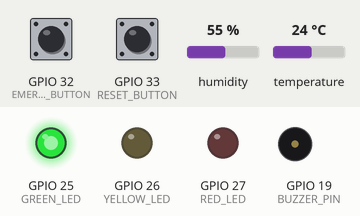
Recording of a program running on a simulated ESP32. Shown: output pins drawn as LEDs (lit = HIGH), buzzer (waves = sounding). The inputs (shaded band) are chosen by the test bench; at power-on: temperature 24 °C, GPIO 32 (EMERGENCY_BUTTON) HIGH, GPIO 33 (RESET_BUTTON) HIGH, humidity 55 %. WiFi joins after 1.5 s; servers stay silent unless stated; the local clock reads 2024-03-15 10:24:30 at power-on unless the program sets it; no MQTT or app messages arrive unless stated; what the program prints to the serial monitor is not drawn.

Above: at 4.7 s.
4.8 s: temperature set to 34.5 °C
10.1 s: temperature set to 35.4 °C
At 14.1 s:
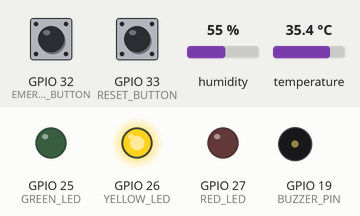
15.1 s: GPIO 32 (EMERGENCY_BUTTON) pulled LOW for 0.15 s
At 15.9 s:
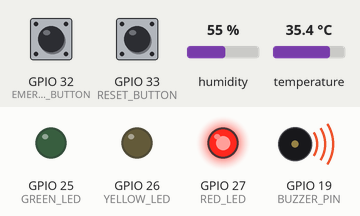
17.0 s: GPIO 33 (RESET_BUTTON) pulled LOW for 0.15 s
At 18.0 s:
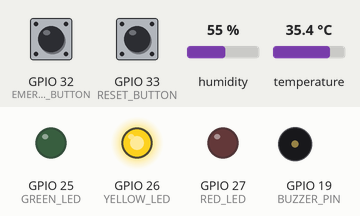
18.6 s: temperature set to 12 °C
At 22.4 s:
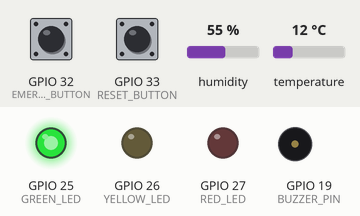
23.1 s: GPIO 32 (EMERGENCY_BUTTON) pulled LOW for 1 s
At 24.2 s:
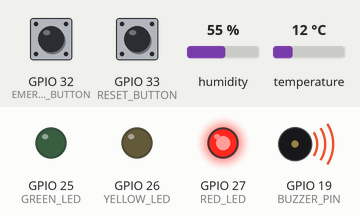
Timing chart, 0 to 26.1 s (numbered marks = the images above; inputs shaded):
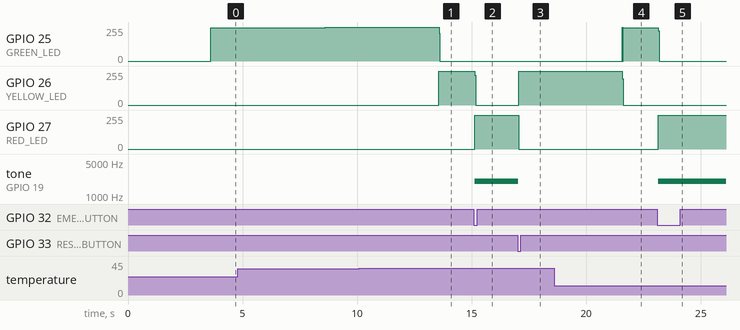

Measured:
- the behaviour switches between 34.9 and 35 °C on temperature (found by bisection; images 0 and 1)
- after the input at 10.1 s, GPIO 25 (GREEN_LED): 255/255 → 0/255 after 3.5 s; GPIO 26 (YELLOW_LED): 0/255 → 255/255 after 3.5 s
- after the input at 15.1 s, GPIO 26 (YELLOW_LED): 255/255 → 0/255 at once; GPIO 27 (RED_LED): 0/255 → 252/255 at once, → 255/255 0.44 s later; tone on GPIO 19 (BUZZER_PIN): silent → 2000 Hz at once
- after the input at 17.0 s, GPIO 26 (YELLOW_LED): 0/255 → 252/255 after 0.06 s; GPIO 27 (RED_LED): 255/255 → 0/255 after 0.06 s; tone on GPIO 19 (BUZZER_PIN): 2000 Hz → silent at once
- after the input at 18.6 s, GPIO 25 (GREEN_LED): 0/255 → 249/255 after 3.0 s; GPIO 26 (YELLOW_LED): 252/255 → 0/255 after 3.0 s
- after the input at 23.1 s, GPIO 25 (GREEN_LED): 249/255 → 0/255 at once; GPIO 27 (RED_LED): 0/255 → 252/255 at once, → 255/255 0.48 s later; tone on GPIO 19 (BUZZER_PIN): silent → 2000 Hz at once

The program:

main.cpp
```cpp
#include <Arduino.h>
#include <DHT.h>
#include <WiFi.h>
#include <WiFiClientSecure.h>
#include <PubSubClient.h>
#include <time.h>

// =====================================================
// CHRIST SMART CAMPUS - CAMPUS SAFETY MODULE
// =====================================================

// Campus identification
const char* CAMPUS_ID = "CHRIST-DEMO";
const char* MODULE = "safety";
const char* BUILDING_ID = "BLOCK-A";
const char* ZONE_ID = "SAFETY-ZONE-A";
const char* DEVICE_ID = "SAFETY-A-ESP32-01";

// =====================================================
// GPIO CONFIGURATION
// =====================================================

#define DHT_PIN 15
#define DHT_TYPE DHT22

#define EMERGENCY_BUTTON 32
#define RESET_BUTTON 33

#define GREEN_LED 25
#define YELLOW_LED 26
#define RED_LED 27

#define BUZZER_PIN 19

// =====================================================
// TEMPERATURE THRESHOLDS
// Demonstration values only - NOT fire safety limits.
// =====================================================

const float WARNING_TEMP_C = 35.0;
const float EMERGENCY_TEMP_C = 50.0;

// =====================================================
// TIMING
// =====================================================

const unsigned long SENSOR_INTERVAL = 2000;
const unsigned long TELEMETRY_INTERVAL = 5000;
const unsigned long BUTTON_DEBOUNCE = 250;
const unsigned long MQTT_RECONNECT_INTERVAL = 5000;
const unsigned long STATUS_INTERVAL = 30000;

// Prototype Wi-Fi and MQTT configuration
const char* WIFI_SSID = "Wokwi-GUEST";
const char* WIFI_PASSWORD = "";
const char* MQTT_BROKER = "broker.emqx.io";
const int MQTT_PORT = 8883;
const char* TELEMETRY_TOPIC = "christ-smart-campus/v1/safety/BLOCK-A/SAFETY-A-ESP32-01/telemetry";
const char* STATUS_TOPIC = "christ-smart-campus/v1/safety/BLOCK-A/SAFETY-A-ESP32-01/status";
const char* ALERT_TOPIC = "christ-smart-campus/v1/safety/BLOCK-A/SAFETY-A-ESP32-01/alerts";

WiFiClientSecure secureClient;
PubSubClient mqttClient(secureClient);
unsigned long lastMQTTReconnect = 0;
unsigned long lastStatusPublish = 0;

// =====================================================
// SENSOR
// =====================================================

DHT dht(DHT_PIN, DHT_TYPE);

// =====================================================
// SYSTEM STATE
// =====================================================

float temperatureC = 0.0;
float humidity = 0.0;

bool temperatureValid = false;
bool warningActive = false;

bool emergencyActive = false;
bool emergencyButtonWasPressed = false;
bool resetButtonWasPressed = false;

unsigned long lastSensorRead = 0;
unsigned long lastTelemetry = 0;
unsigned long lastEmergencyPress = 0;
unsigned long lastResetPress = 0;

unsigned long eventCounter = 0;

String activeAlertType = "";
String activeSeverity = "";

bool temperatureEmergencyLatched = false;
bool buzzerIsOn = false;

// =====================================================
// WIFI, MQTT AND TIMESTAMP HELPERS
// =====================================================
String getTimestamp() {
  struct tm timeInfo;
  if (!getLocalTime(&timeInfo, 1000)) return "";
  char buffer[25];
  strftime(buffer, sizeof(buffer), "%Y-%m-%dT%H:%M:%SZ", &timeInfo);
  return String(buffer);
}

void connectWiFi() {
  WiFi.mode(WIFI_STA);
  WiFi.begin(WIFI_SSID, WIFI_PASSWORD);
  Serial.print("Connecting to Wi-Fi");
  while (WiFi.status() != WL_CONNECTED) {
    delay(500);
    Serial.print(".");
  }
  Serial.println("\nWi-Fi connected!");
}

bool connectMQTT() {
  if (mqttClient.connected()) return true;
  String clientId = String(DEVICE_ID) + "-" + String((uint32_t)ESP.getEfuseMac(), HEX);
  Serial.print("Connecting to MQTT...");
  if (mqttClient.connect(clientId.c_str())) {
    Serial.println(" MQTT TLS CONNECTION SUCCESSFUL!");
    return true;
  }
  Serial.print(" MQTT connection failed, state=");
  Serial.println(mqttClient.state());
  return false;
}

void maintainMQTTConnection() {
  if (WiFi.status() != WL_CONNECTED) {
    WiFi.reconnect();
    return;
  }
  if (!mqttClient.connected() && millis() - lastMQTTReconnect >= MQTT_RECONNECT_INTERVAL) {
    lastMQTTReconnect = millis();
    connectMQTT();
  }
  mqttClient.loop();
}

void publishDeviceStatus() {
  if (!mqttClient.connected()) return;
  String payload = "{";
  payload += "\"message_type\":\"status\",\"schema_version\":\"1.0\",";
  payload += "\"campus_id\":\"" + String(CAMPUS_ID) + "\",\"module\":\"safety\",";
  payload += "\"building_id\":\"" + String(BUILDING_ID) + "\",\"zone_id\":\"" + String(ZONE_ID) + "\",";
  payload += "\"device_id\":\"" + String(DEVICE_ID) + "\",\"timestamp\":\"" + getTimestamp() + "\",";
  payload += "\"online\":true,\"emergency_active\":" + String(emergencyActive ? "true" : "false") + "}";
  if (mqttClient.publish(STATUS_TOPIC, payload.c_str())) Serial.println("Safety device online status published.");
  else Serial.println("Safety device status MQTT publish failed.");
}

// =====================================================
// AGGREGATED DASHBOARD TELEMETRY
// =====================================================
void publishTelemetry() {
  String payload;
  payload.reserve(1100);
  payload = "{";
  payload += "\"message_type\":\"telemetry\",\"schema_version\":\"1.0\",";
  payload += "\"campus_id\":\"" + String(CAMPUS_ID) + "\",";
  payload += "\"module\":\"" + String(MODULE) + "\",\"building_id\":\"" + String(BUILDING_ID) + "\",";
  payload += "\"zone_id\":\"" + String(ZONE_ID) + "\",";
  payload += "\"device_id\":\"" + String(DEVICE_ID) + "\",";
  payload += "\"timestamp\":\"" + getTimestamp() + "\",\"timestamp_ms\":" + String(millis()) + ",\"metrics\":{";
  payload += "\"temperature\":{\"value\":";
  payload += temperatureValid ? String(temperatureC, 2) : "null";
  payload += ",\"unit\":\"C\",\"status\":\"";
  payload += temperatureValid ? (warningActive ? "warning" : "normal") : "sensor_unavailable";
  payload += "\"},";
  payload += "\"humidity\":{\"value\":";
  payload += temperatureValid ? String(humidity, 2) : "null";
  payload += ",\"unit\":\"%\",\"status\":\"";
  payload += temperatureValid ? "normal" : "sensor_unavailable";
  payload += "\"},";
  payload += "\"warning_active\":{\"value\":";
  payload += warningActive ? "true" : "false";
  payload += ",\"unit\":\"boolean\",\"status\":\"normal\"},";
  payload += "\"emergency_active\":{\"value\":";
  payload += emergencyActive ? "true" : "false";
  payload += ",\"unit\":\"boolean\",\"status\":\"normal\"},";
  payload += "\"active_alert_type\":{\"value\":\"" + activeAlertType + "\",\"unit\":\"state\",\"status\":\"normal\"},";
  payload += "\"active_severity\":{\"value\":\"" + activeSeverity + "\",\"unit\":\"state\",\"status\":\"normal\"}";
  payload += "}}";
  Serial.println(payload);
  if (mqttClient.connected()) {
    if (mqttClient.publish(TELEMETRY_TOPIC, payload.c_str())) Serial.println("Safety telemetry published to MQTT.");
    else Serial.println("Safety telemetry MQTT publish failed.");
  } else {
    Serial.println("MQTT disconnected; safety telemetry not published.");
  }
}

// =====================================================
// ALERT EVENT OUTPUT
// =====================================================

void publishAlert(
  const char* alertType,
  const char* severity,
  const char* event
) {
  eventCounter++;
  String payload = "{";
  payload += "\"message_type\":\"alert\",\"schema_version\":\"1.0\",";
  payload += "\"campus_id\":\"" + String(CAMPUS_ID) + "\",\"module\":\"safety\",";
  payload += "\"building_id\":\"" + String(BUILDING_ID) + "\",\"zone_id\":\"" + String(ZONE_ID) + "\",";
  payload += "\"device_id\":\"" + String(DEVICE_ID) + "\",\"timestamp\":\"" + getTimestamp() + "\",";
  payload += "\"timestamp_ms\":" + String(millis()) + ",";
  payload += "\"alert_type\":\"" + String(alertType) + "\",\"severity\":\"" + String(severity) + "\",";
  payload += "\"event\":\"" + String(event) + "\",\"event_id\":\"" + String(DEVICE_ID) + "-" + String(eventCounter) + "\",";
  payload += "\"temperature_c\":";
  payload += temperatureValid ? String(temperatureC, 2) : "null";
  payload += ",\"alert_status\":\"" + String(emergencyActive ? "active" : "resolved") + "\"}";
  Serial.println(payload);
  if (mqttClient.connected()) {
    if (mqttClient.publish(ALERT_TOPIC, payload.c_str())) Serial.println("Safety alert event published to MQTT.");
    else Serial.println("Safety alert MQTT publish failed.");
  } else {
    Serial.println("MQTT disconnected; safety alert was not published.");
  }
}

// =====================================================
// EMERGENCY ACTIVATION
// =====================================================

void activateEmergency(
  const char* alertType,
  const char* severity
) {
  // Avoid creating duplicate events while one is active.
  if (emergencyActive) {
    Serial.println("An emergency alert is already active.");
    return;
  }

  emergencyActive = true;

  activeAlertType = alertType;
  activeSeverity = severity;

  if (String(alertType) == "high_temperature") {
    temperatureEmergencyLatched = true;
  }

  Serial.println("EMERGENCY ACTIVATED!");

  publishAlert(
    alertType,
    severity,
    "triggered"
  );
}

// =====================================================
// RESET EMERGENCY
// =====================================================

void resetEmergency() {

  if (!emergencyActive) {
    Serial.println("No active emergency to reset.");
    return;
  }

  String previousAlertType = activeAlertType;

  emergencyActive = false;
  temperatureEmergencyLatched = false;

  activeAlertType = "";
  activeSeverity = "";


  Serial.println("Emergency alert reset.");

  publishAlert(
    previousAlertType.c_str(),
    "resolved",
    "reset"
  );
}

// =====================================================
// TEMPERATURE MONITORING
// =====================================================

void readTemperature() {

  float newTemperature = dht.readTemperature();
  float newHumidity = dht.readHumidity();

  if (isnan(newTemperature) || isnan(newHumidity)) {

    temperatureValid = false;
    warningActive = false;

    Serial.println("DHT22 SENSOR ERROR");

    return;
  }

  temperatureC = newTemperature;
  humidity = newHumidity;

  temperatureValid = true;

  warningActive =
    temperatureC >= WARNING_TEMP_C;

  // Temperature emergency is latched until reset.
  if (temperatureC >= EMERGENCY_TEMP_C &&
      !temperatureEmergencyLatched &&
      !emergencyActive) {

    activateEmergency(
      "high_temperature",
      "critical"
    );
  }

  Serial.print("Temperature: ");
  Serial.print(temperatureC);
  Serial.println(" C");

  Serial.print("Humidity: ");
  Serial.print(humidity);
  Serial.println(" %");
}

// =====================================================
// BUTTON PROCESSING
// =====================================================

void processButtons() {

  unsigned long currentTime = millis();

  bool emergencyPressed =
    digitalRead(EMERGENCY_BUTTON) == LOW;

  bool resetPressed =
    digitalRead(RESET_BUTTON) == LOW;

  // Emergency button - detect press edge.
  if (emergencyPressed &&
      !emergencyButtonWasPressed &&
      currentTime - lastEmergencyPress >= BUTTON_DEBOUNCE) {

    lastEmergencyPress = currentTime;

    activateEmergency(
      "manual_emergency",
      "critical"
    );
  }

  emergencyButtonWasPressed = emergencyPressed;

  // Reset button - detect press edge.
  if (resetPressed &&
      !resetButtonWasPressed &&
      currentTime - lastResetPress >= BUTTON_DEBOUNCE) {

    lastResetPress = currentTime;

    resetEmergency();
  }

  resetButtonWasPressed = resetPressed;
}

// =====================================================
// LED AND BUZZER CONTROL
// =====================================================

void updateIndicators() {

  digitalWrite(GREEN_LED, LOW);
  digitalWrite(YELLOW_LED, LOW);
  digitalWrite(RED_LED, LOW);

  if (emergencyActive) {

    digitalWrite(RED_LED, HIGH);

    if (!buzzerIsOn) {
      tone(BUZZER_PIN, 2000);
      buzzerIsOn = true;
    }

  } else {

    if (buzzerIsOn) {
      noTone(BUZZER_PIN);
      buzzerIsOn = false;
    }

    if (!temperatureValid) {

      digitalWrite(YELLOW_LED, HIGH);

    } else if (warningActive) {

      digitalWrite(YELLOW_LED, HIGH);

    } else {

      digitalWrite(GREEN_LED, HIGH);
    }
  }
}

// =====================================================
// SERIAL SYSTEM STATUS
// =====================================================

void printSystemStatus() {

  Serial.println();
  Serial.println("====================================");
  Serial.println(" CHRIST SMART CAMPUS - SAFETY NODE");
  Serial.println("====================================");

  Serial.print("Campus      : ");
  Serial.println(CAMPUS_ID);

  Serial.print("Building    : ");
  Serial.println(BUILDING_ID);

  Serial.print("Zone        : ");
  Serial.println(ZONE_ID);

  Serial.print("Device ID   : ");
  Serial.println(DEVICE_ID);

  Serial.println("------------------------------------");

  Serial.print("Temperature : ");

  if (temperatureValid) {
    Serial.print(temperatureC);
    Serial.println(" C");
  } else {
    Serial.println("INVALID");
  }

  Serial.print("Humidity    : ");

  if (temperatureValid) {
    Serial.print(humidity);
    Serial.println(" %");
  } else {
    Serial.println("INVALID");
  }

  Serial.print("Warning     : ");
  Serial.println(warningActive ? "ACTIVE" : "INACTIVE");

  Serial.print("Emergency   : ");
  Serial.println(emergencyActive ? "ACTIVE" : "INACTIVE");

  if (emergencyActive) {
    Serial.print("Alert Type  : ");
    Serial.println(activeAlertType);

    Serial.print("Severity    : ");
    Serial.println(activeSeverity);
  }

  Serial.println("====================================");
}

// =====================================================
// SETUP
// =====================================================

void setup() {

  Serial.begin(115200);

  connectWiFi();
  configTime(0, 0, "pool.ntp.org", "time.nist.gov");
  Serial.println("Synchronising system time...");
  struct tm timeInfo;
  if (getLocalTime(&timeInfo, 10000)) Serial.println("Time synchronized successfully.");
  else Serial.println("NTP time not available yet; timestamps may be empty.");
  secureClient.setInsecure(); // Prototype only: use a trusted CA certificate in production.
  mqttClient.setServer(MQTT_BROKER, MQTT_PORT);
  mqttClient.setKeepAlive(30);
  mqttClient.setSocketTimeout(5);
  mqttClient.setBufferSize(2048);
  connectMQTT();

  pinMode(EMERGENCY_BUTTON, INPUT_PULLUP);
  pinMode(RESET_BUTTON, INPUT_PULLUP);

  pinMode(GREEN_LED, OUTPUT);
  pinMode(YELLOW_LED, OUTPUT);
  pinMode(RED_LED, OUTPUT);

  pinMode(BUZZER_PIN, OUTPUT);

  dht.begin();

  Serial.println();
  Serial.println("Starting Campus Safety Monitoring...");

  delay(2000);

  readTemperature();

  updateIndicators();

  lastSensorRead = millis();
  lastTelemetry = millis();
  lastStatusPublish = millis();

  Serial.println("Safety monitoring system ready.");
}

// =====================================================
// MAIN LOOP
// =====================================================

void loop() {

  maintainMQTTConnection();
  unsigned long currentTime = millis();

  processButtons();

  if (currentTime - lastSensorRead >= SENSOR_INTERVAL) {

    lastSensorRead = currentTime;

    readTemperature();

    updateIndicators();

    printSystemStatus();
  }

  if (currentTime - lastTelemetry >= TELEMETRY_INTERVAL) {

    lastTelemetry = currentTime;

    publishTelemetry();
  }

  updateIndicators();

  if (currentTime - lastStatusPublish >= STATUS_INTERVAL) {
    lastStatusPublish = currentTime;
    publishDeviceStatus();
  }
}
```
